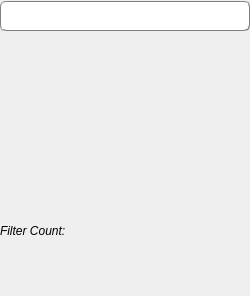
<?xml version="1.0" encoding="UTF-8"?>
<ui version="4.0">
 <class>FilterListDockWidget</class>
 <widget class="QDockWidget" name="FilterListDockWidget">
  <property name="geometry">
   <rect>
    <x>0</x>
    <y>0</y>
    <width>250</width>
    <height>296</height>
   </rect>
  </property>
  <property name="minimumSize">
   <size>
    <width>250</width>
    <height>136</height>
   </size>
  </property>
  <property name="styleSheet">
   <string notr="true">QDockWidget
{
color: white;
}

QDockWidget::title
{
background-color: qlineargradient(spread:pad, x1:0, y1:0, x2:0, y2:1, stop:0 rgba(103, 93, 103, 255), stop:0.00985222 rgba(176, 166, 176, 255), stop:0.433498 rgba(127, 117, 127, 255), stop:0.448276 rgba(113, 103, 113, 255), stop:0.985222 rgba(112, 102, 112, 255), stop:1 rgba(79, 69, 79, 255));
text-align: center;
padding-left: 5px;
}
</string>
  </property>
  <property name="floating">
   <bool>true</bool>
  </property>
  <property name="allowedAreas">
   <set>Qt::NoDockWidgetArea</set>
  </property>
  <property name="windowTitle">
   <string>[*]Filter List</string>
  </property>
  <widget class="QWidget" name="dockWidgetContents">
   <layout class="QVBoxLayout" name="verticalLayout">
    <property name="spacing">
     <number>1</number>
    </property>
    <property name="leftMargin">
     <number>0</number>
    </property>
    <property name="topMargin">
     <number>1</number>
    </property>
    <property name="rightMargin">
     <number>0</number>
    </property>
    <property name="bottomMargin">
     <number>0</number>
    </property>
    <item>
     <widget class="SearchLineEdit" name="filterSearch">
      <property name="minimumSize">
       <size>
        <width>0</width>
        <height>30</height>
       </size>
      </property>
      <property name="maximumSize">
       <size>
        <width>16777215</width>
        <height>30</height>
       </size>
      </property>
      <property name="styleSheet">
       <string notr="true">QLineEdit {
    color: rgb(127, 0, 63);
    selection-color: white;
    border: 1px groove gray;
    border-top-left-radius: 5px;
    border-top-right-radius: 5px;
    border-bottom-left-radius: 5px;
    border-bottom-right-radius: 5px;
    padding: 2px 4px;
}
QLineEdit:focus {
    color: rgb(127, 0, 63);
    selection-color: white;
    border: 1px groove gray;
    border-top-left-radius: 5px;
    border-top-right-radius: 5px;
    border-bottom-left-radius: 5px;
    border-bottom-right-radius: 5px;
    padding: 2px 4px;
}

QLineEdit:edit-focus {
    color: rgb(127, 0, 63);
    selection-color: white;
    border: 1px groove gray;
    border-top-left-radius: 5px;
    border-top-right-radius: 5px;
    border-bottom-left-radius: 5px;
    border-bottom-right-radius: 5px;
    padding: 2px 4px;
}</string>
      </property>
      <property name="text">
       <string/>
      </property>
     </widget>
    </item>
    <item>
     <widget class="FilterListWidget" name="filterList" native="true">
      <property name="minimumSize">
       <size>
        <width>250</width>
        <height>50</height>
       </size>
      </property>
      <property name="contextMenuPolicy">
       <enum>Qt::NoContextMenu</enum>
      </property>
     </widget>
    </item>
    <item>
     <widget class="QLabel" name="filterCountLabel">
      <property name="font">
       <font>
        <italic>true</italic>
       </font>
      </property>
      <property name="text">
       <string>Filter Count:</string>
      </property>
     </widget>
    </item>
   </layout>
  </widget>
 </widget>
 <customwidgets>
  <customwidget>
   <class>FilterListWidget</class>
   <extends>QWidget</extends>
   <header location="global">FilterListWidget.h</header>
  </customwidget>
  <customwidget>
   <class>SearchLineEdit</class>
   <extends>QLineEdit</extends>
   <header location="global">SearchLineEdit.h</header>
  </customwidget>
 </customwidgets>
 <resources/>
 <connections/>
</ui>
